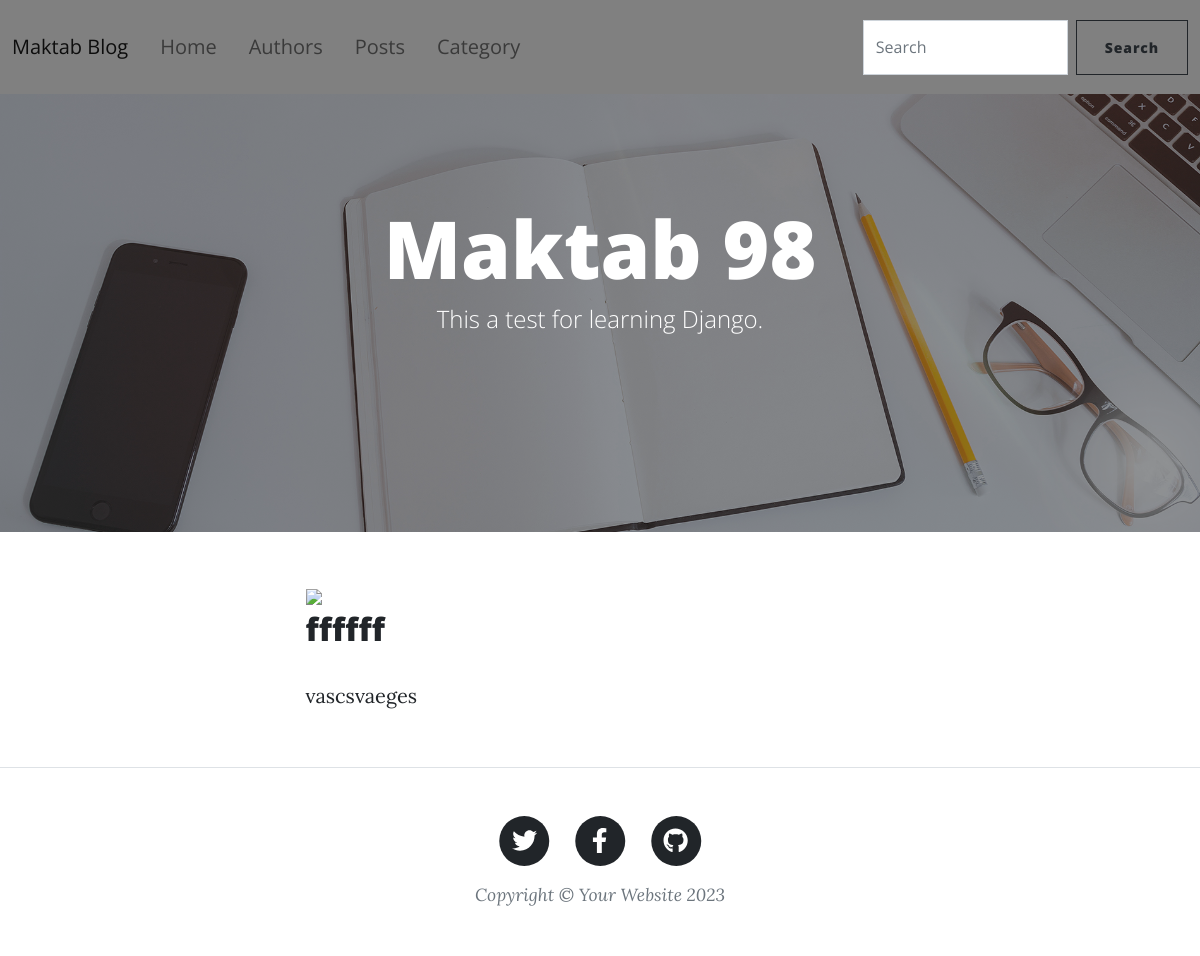
Page /users/authors/1/ on the earlier database version.
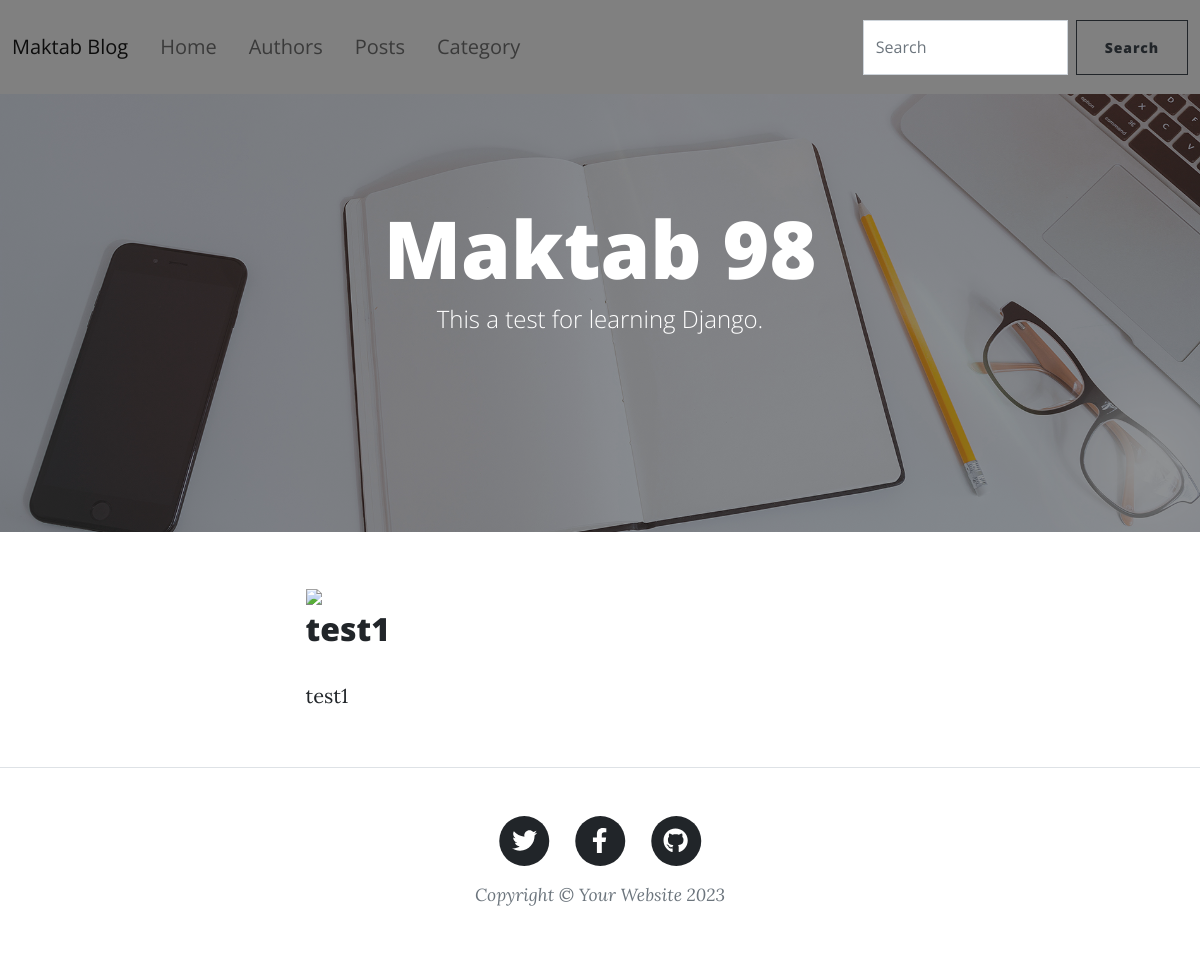
Same page on the later database version.
### users/models.py (models this page shows, shortened)
class Author(models.Model):
    name = models.CharField(max_length=100)
    biography = models.TextField(blank=True,null=True)
    image = models.ImageField(upload_to='images/', default="def.jpg")

### users/views.py (the view)
# urls.py: path('authors/<int:pk>/', views.author_details, name="author_details"),
def author_details(request, pk):
    author = Author.objects.get(id=pk)
    return render(request, "Author/author.html", {"author": author})

### template/Author/author.html (shortened to what this page needs)
{%extends 'base.html'%}
{% block content%}
        <article class="mb-4">
            <div class="container px-4 px-lg-5">
                <div class="row gx-4 gx-lg-5 justify-content-center">
                    <div class="col-md-10 col-lg-8 col-xl-7">
                        <img src="author.image.url">
                        <h2 class="post-title">{{author.name}}</h2>
                        <p>{{author.biography}}</p>
                    </div>
                </div>
            </div>
        </article>
{% endblock content%}

Differences in the rows shown:
changed Author: name "ffffff" → "test1"; biography "vascsvaeges" → "test1"
